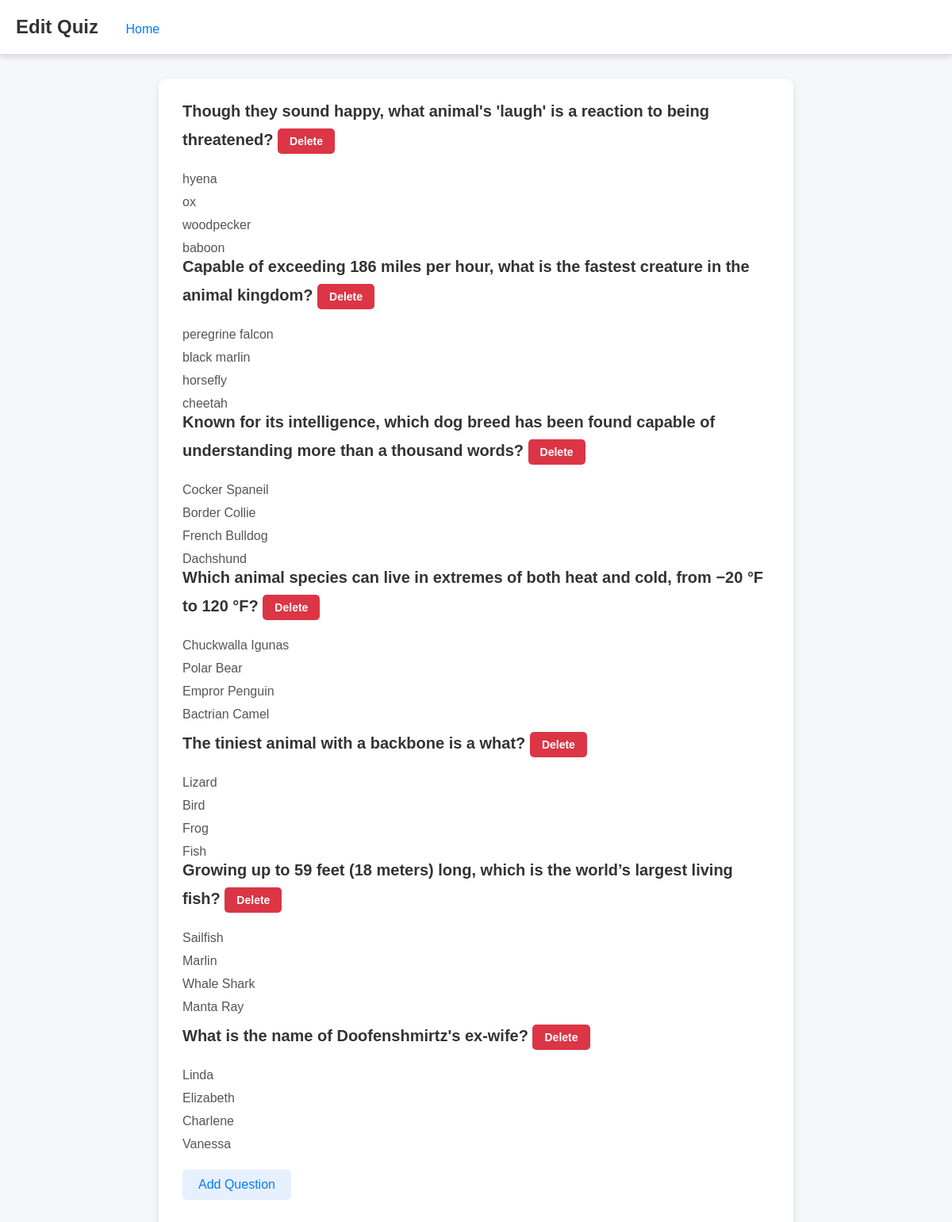
The app's page /admin/editquiz/1 with its own data.
### main.py (models this page shows)
class Questions(db.Model):
    __tablename__='questions'
    quiestion_id = db.Column(db.Integer,autoincrement=True,primary_key=True)
    question_text = db.Column(db.String,nullable=False)
    id = db.Column(db.Integer,db.ForeignKey("quiz.quiz_id"),nullable=False)

class Choices(db.Model):
    __tablename__ = 'choices'
    choice_id = db.Column(db.Integer,autoincrement=True,primary_key=True)
    choice1 = db.Column(db.String,nullable=False)
    choice2 = db.Column(db.String, nullable=False)
    choice3 = db.Column(db.String, nullable=False)
    choice4 = db.Column(db.String, nullable=False)
    question_id = db.Column(db.Integer, db.ForeignKey("questions.quiestion_id"),nullable=False)

### main.py (the view)
@app.route('/admin/editquiz/<int:quiz_id>',methods=['GET','POST'])
def EditQuiz(quiz_id):
    if request.method=='GET':
        query = Questions.query.filter_by(id=quiz_id).all()
        print("Questions",query)
        choices=[]
        for i in query:
            query2 = Choices.query.filter_by(question_id=i.quiestion_id).first()
            choices.append(query2)
        print(choices)
        len_query = len(query)
        print(len_query)
        if len_query==0:
            return render_template('editquiz.html', questions=query, choices=choices, len_choices=False,quiz_id=quiz_id)
        return render_template('editquiz.html',questions=query,choices=choices,len_choices=True,quiz_id=quiz_id)
    elif request.method=='POST':
        pass

### templates/editquiz.html (shortened to what this page needs)
<!DOCTYPE html>
<html lang="en">
<head>
</head>
<body>
<nav>
    <h2>Edit Quiz</h2>
     <a href="/admin">Home</a>
</nav>
<div class="container">
    {% if len_choices %}
    {% for ques in questions %}
    <h3>{{ ques.question_text }}
        <a href="/admin/editquiz/{{ ques.quiestion_id }}/deletequestion" class="action-button">Delete</a>
    </h3>
    {% for choi in choices %}
    {% if ques.quiestion_id == choi.question_id %}
    <p>{{ choi.choice1 }}</p>
    <p>{{ choi.choice2 }}</p>
    <p>{{ choi.choice3 }}</p>
    <p>{{ choi.choice4 }}</p>
    {% endif %}
    {% endfor %}
    {% endfor %}
    {% else %}
    <p>No questions found!!</p>
    {% endif %}
    <a href="/admin/editquiz/{{ quiz_id }}/addquestion" class="add-question-link">Add Question</a>
</div>
</body>
</html>

### templates/editquiz.html (style rules this page uses)
* { margin: 0; padding: 0; box-sizing: border-box; }
body { font-family: 'Arial', sans-serif; background-color: #f5f7fa; color: #333; }
nav { background-color: #fff; border-bottom: 1px solid #ddd; box-shadow: 0 4px 6px rgba(0, 0, 0, 0.1); padding: 20px; }
nav h2 { color: #333; font-size: 24px; display: inline; font-weight: 600; }
nav a { color: #007bff; text-decoration: none; margin-left: 15px; font-size: 16px; padding: 8px 15px; border-radius: 5px; transition: background-color 0.3s ease; }
.container { margin: 30px auto; max-width: 800px; padding: 30px; background-color: #fff; border-radius: 10px; box-shadow: 0 4px 8px rgba(0, 0, 0, 0.1); }
h3 { font-size: 20px; color: #333; margin-bottom: 10px; }
p { font-size: 16px; color: #555; margin-top: 5px; line-height: 1.5; }
a.action-button { display: inline-block; color: #fff; background-color: #dc3545; text-decoration: none; margin: 10px 0; padding: 8px 15px; border-radius: 5px; font-size: 14px; transition: background-color 0.3s ease; }
.add-question-link { display: inline-block; color: #007bff; background-color: #e7f0ff; text-decoration: none; margin: 20px 0; padding: 10px 20px; border-radius: 5px; transition: background-color 0.3s ease; }

### records on screen
Questions: question_text "Though they sound happy, what animal's 'laugh' is a reaction to being threatened?"
Choices: choice1 "hyena", choice2 "ox", choice3 "woodpecker", choice4 "baboon"
Questions: question_text "Capable of exceeding 186 miles per hour, what is the fastest creature in the animal kingdom?"
Choices: choice1 "peregrine falcon", choice2 "black marlin", choice3 "horsefly", choice4 "cheetah"
Questions: question_text "Known for its intelligence, which dog breed has been found capable of understanding more than a thousand words?"
Choices: choice1 "Cocker Spaneil", choice2 "Border Collie", choice3 "French Bulldog", choice4 "Dachshund"
Questions: question_text "Which animal species can live in extremes of both heat and cold, from −20 °F to 120 °F?"
Choices: choice1 "Chuckwalla Igunas", choice2 "Polar Bear", choice3 "Empror Penguin", choice4 "Bactrian Camel"
Questions: question_text "The tiniest animal with a backbone is a what?"
Choices: choice1 "Lizard", choice2 "Bird", choice3 "Frog", choice4 "Fish"
Questions: question_text "Growing up to 59 feet (18 meters) long, which is the world’s largest living fish?"
Choices: choice1 "Sailfish", choice2 "Marlin", choice3 "Whale Shark", choice4 "Manta Ray"
Questions: question_text "What is the name of Doofenshmirtz's ex-wife?"
Choices: choice1 "Linda", choice2 "Elizabeth", choice3 "Charlene", choice4 "Vanessa"
